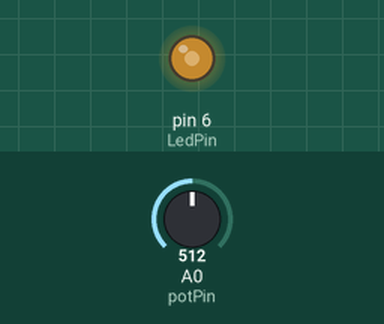
This sketch was run on a simulated Arduino Uno, built with avr-gcc and run on an emulated ATmega328P. On the bench: output pins drawn as LEDs (lit = HIGH). The test bench sets the inputs (shaded band); at power-on: A0 (potPin) = 512.

Above: at 1.2 s.
1.3 s: A0 (potPin) set to 716
At 2.5 s:
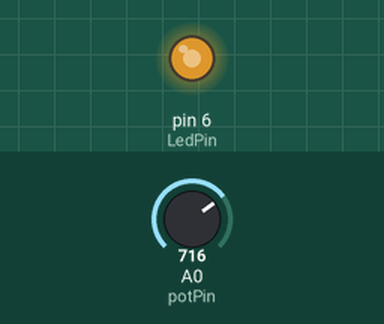
2.8 s: A0 (potPin) set to 900
At 3.6 s:
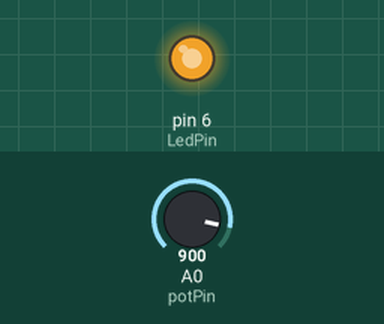
4.3 s: A0 (potPin) set to 122
At 4.7 s:
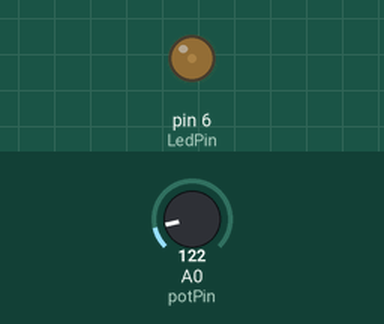
5.8 s: A0 (potPin) set to 0
At 7.0 s:
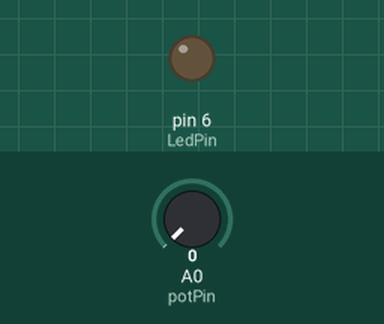
7.3 s: A0 (potPin) set to 511
At 8.2 s:
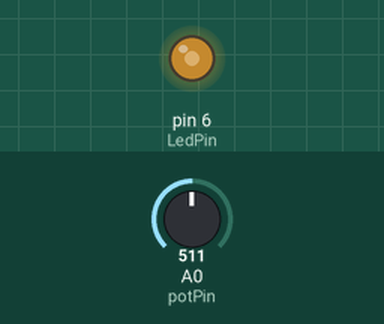
Timing chart, 0 to 9.8 s (numbered marks = the images above; inputs shaded):
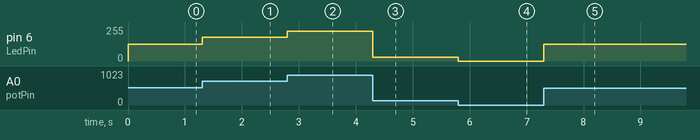

Measured:
- after the input at 1.3 s, pin 6 (LedPin): 127/255 → 178/255 at once
- after the input at 2.8 s, pin 6 (LedPin): 178/255 → 224/255 at once
- after the input at 4.3 s, pin 6 (LedPin): 224/255 → 30/255 at once
- after the input at 5.8 s, pin 6 (LedPin): 30/255 → 0/255 at once
- after the input at 7.3 s, pin 6 (LedPin): 0/255 → 127/255 at once

The sketch:

dimmable_light.ino
```cpp
const int potPin = A0;
const int LedPin = 6;

void setup() {

  pinMode(LedPin, OUTPUT);
  pinMode(potPin, INPUT);
}

void loop() {

   int value = analogRead(potPin);
   int ledValue = map(value, 0, 1023, 0, 255);
   analogWrite(LedPin, ledValue);
}
```
